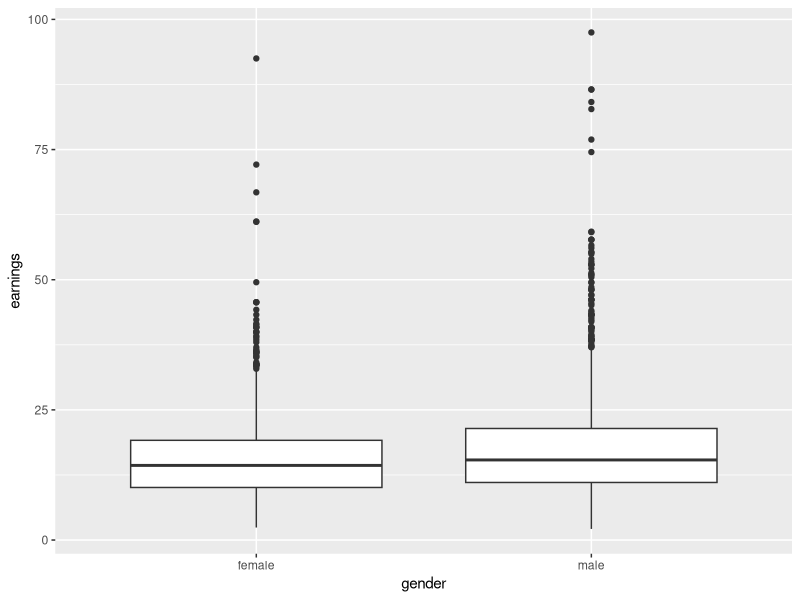
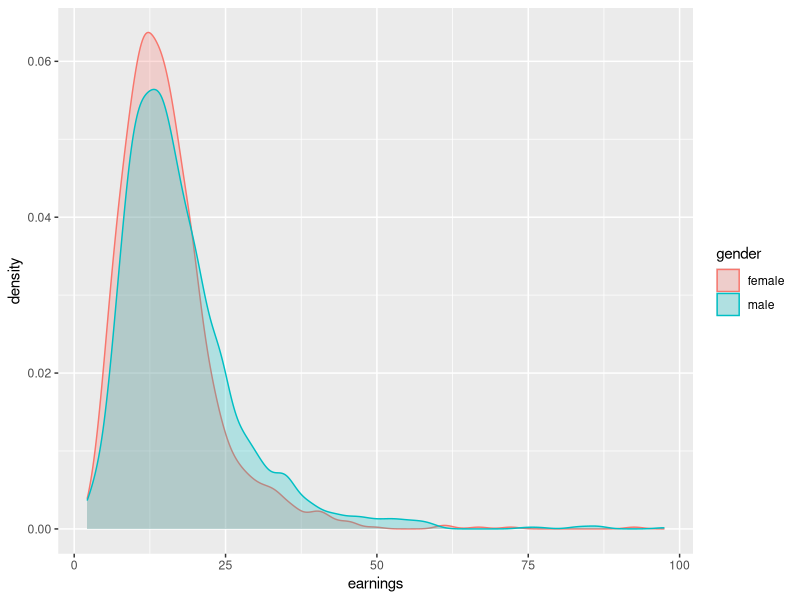
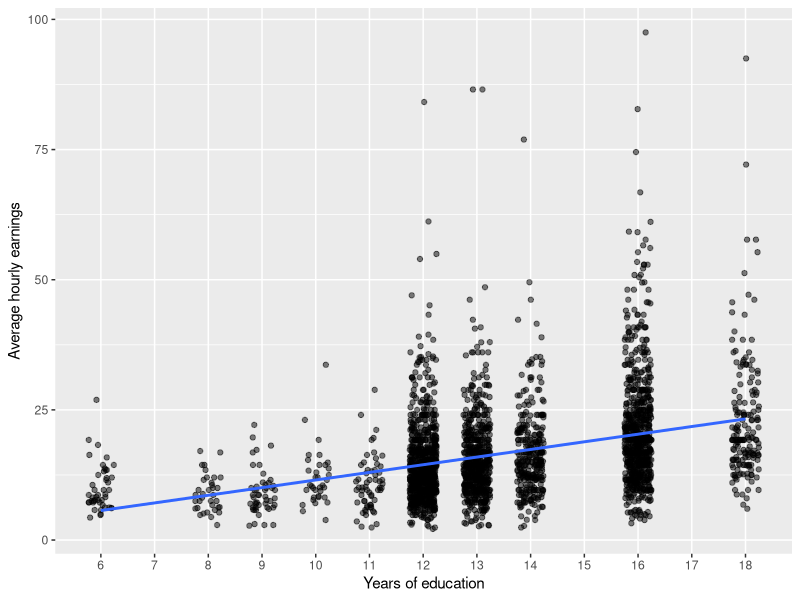
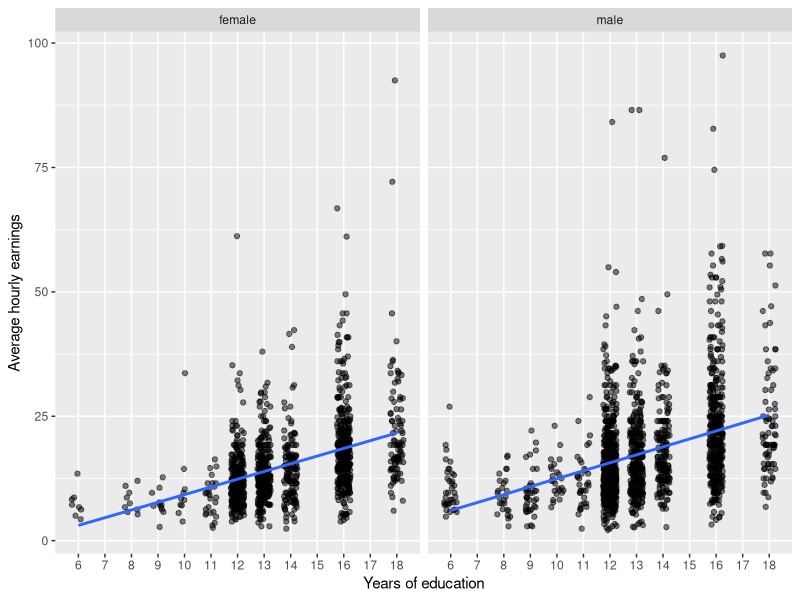
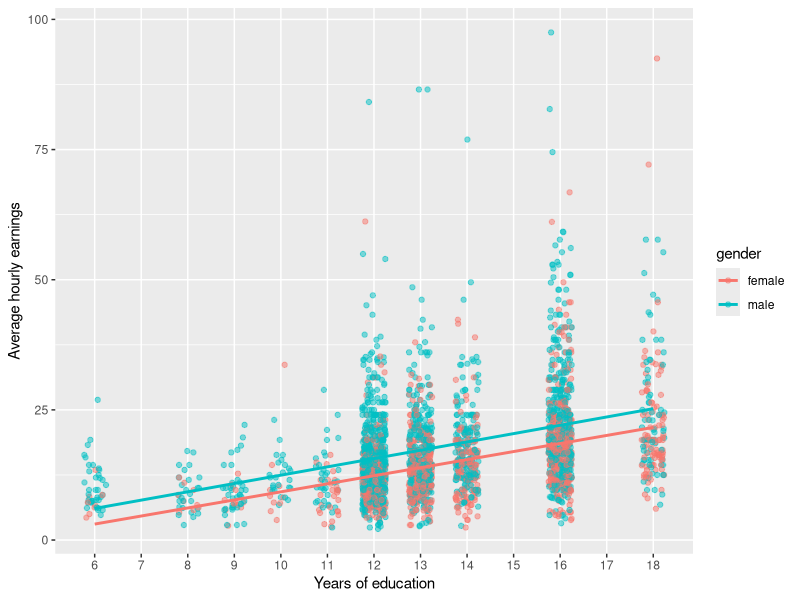
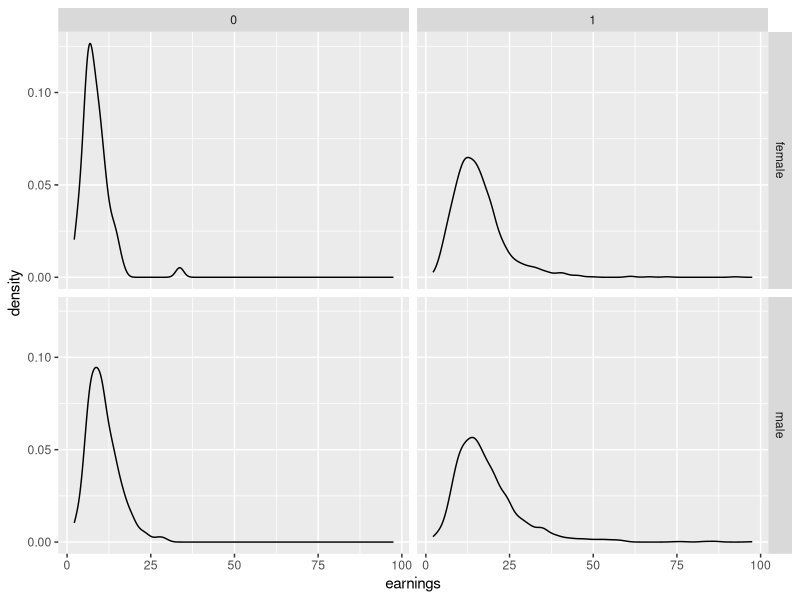

Reproduce these figures in R, in order.
## ---- chunk 1
library(AER)     # пакет содержит наборы данных, используемые в учебнике Стока и Уотсона
library(dplyr)   # манипуляции с данными
library(tidyr)   # манипуляции с данными
library(ggplot2) # визуализация данных
## ---- chunk 2
data("CPSSWEducation")
## ---- chunk 3
CPSSWEducation %>% glimpse() # то же самое, что glimpse(CPSSWEducation)
## ---- chunk 4
CPSSWEducation <- CPSSWEducation %>% mutate(edulevel = ifelse(education > 11, 1, 0))
## ---- chunk 5
CPSSWEducation %>% summary()
## ---- chunk 6
CPSSWEducation %>%
  summarise(across(where(is.numeric), 
                   list(mean = mean, median = median, sd = sd, min = min, max = max), 
                   na.rm = TRUE)) %>% 
  pivot_longer(everything(), names_to = "name", values_to = "value") %>% 
  separate(name, c("variable", "statistic"), sep = "_") %>%
  pivot_wider(names_from = statistic, values_from = value) %>%
  arrange(variable) %>% 
  select(variable, mean, median, sd, min, max)
## ---- chunk 7
CPSSWEducation %>% 
  ggplot(aes(y = earnings, x = gender)) + 
  geom_boxplot()
## ---- chunk 8
CPSSWEducation %>% 
  ggplot(aes(earnings, col = gender, fill = gender)) + 
  geom_density(alpha = 0.25)
## ---- chunk 9
CPSSWEducation %>% 
  ggplot(aes(education, earnings)) +
  geom_jitter(width = 0.25, alpha = 0.5) + 
  geom_smooth(method = "lm", se = FALSE) + 
  scale_x_continuous(name = "Years of education", breaks = seq(6, 18, 1), minor_breaks = FALSE) + 
  scale_y_continuous(name = "Average hourly earnings")
## ---- chunk 10
CPSSWEducation %>% 
  ggplot(aes(education, earnings)) +
  geom_jitter(width = 0.25, alpha = 0.5) + 
  geom_smooth(method = "lm", se = FALSE) + 
  scale_x_continuous(name = "Years of education", breaks = seq(6, 18, 1), minor_breaks = FALSE) + 
  scale_y_continuous(name = "Average hourly earnings") + 
  facet_wrap(~gender)
## ---- chunk 11
CPSSWEducation %>% 
  ggplot(aes(education, earnings, col = gender)) +
  geom_jitter(width = 0.25, alpha = 0.5) + 
  geom_smooth(method = "lm", se = FALSE) + 
  scale_x_continuous(name = "Years of education", breaks = seq(6, 18, 1), minor_breaks = FALSE) + 
  scale_y_continuous(name = "Average hourly earnings")
## ---- chunk 12
CPSSWEducation %>% select(gender, education) %>% table() # (почти) то же самое, что table(CPSSWEducation$gender, CPSSWEducation$education)
## ---- chunk 13
(CPSSWEducation %>% select(gender, education) %>% table() / nrow(CPSSWEducation)) %>% round(digits = 3)
## ---- chunk 14
CPSSWEducation %>% select(gender, edulevel) %>% table()
## ---- chunk 15
(CPSSWEducation %>% select(gender, edulevel) %>% table() / nrow(CPSSWEducation)) %>% round(digits = 3)
## ---- chunk 16
CPSSWEducation %>% 
  ggplot(aes(earnings)) + 
  geom_density() + 
  facet_grid(gender ~ edulevel)
## ---- chunk 17
CPSSWEducation %>%
  group_by(gender, edulevel) %>%
  summarise(across(earnings, 
                   list(mean = mean, median = median, sd = sd, min = min, max = max), 
                   na.rm = TRUE)) %>% 
  pivot_longer(-c(gender, edulevel), names_to = "name", values_to = "value") %>% 
  separate(name, c("variable", "statistic"), sep = "_") %>%
  pivot_wider(names_from = statistic, values_from = value) %>%
  arrange(variable, gender, edulevel) %>% 
  select(variable, gender, edulevel, mean, median, sd, min, max)
